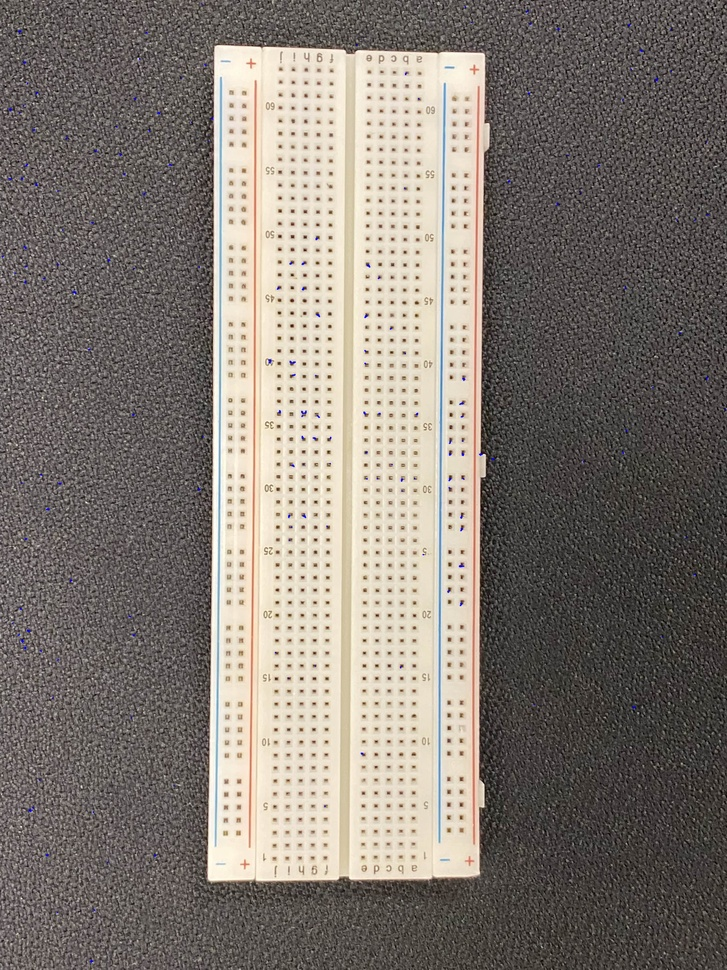
#> input picture src/images/breadboard6.jpg, 727 x 970 px, shrunk from 3024 x 4032 before the run, found by its file name
$ python skew.py
#> lines starting #> are read from the running program, lines starting #| are printed output that depends on the picture; after the words box and inside, x2 and y2 are one past the last pixel; in counts of white or black regions, pixels touching at a corner belong together
import cv2
import numpy as np
import matplotlib.pyplot as plt

# [29 lines left out: function shi_tomashi, not called in this run]


def get_destination_points(corners):
    """
    -Get destination points from corners of warped images
    -Approximating height and width of the rectangle: we take maximum of the 2 widths and 2 heights

    Args:
        corners: list

    Returns:
        destination_corners: list
        height: int
        width: int

    """

    w1 = np.sqrt((corners[0][0] - corners[1][0]) ** 2 + (corners[0][1] - corners[1][1]) ** 2)
    w2 = np.sqrt((corners[2][0] - corners[3][0]) ** 2 + (corners[2][1] - corners[3][1]) ** 2)
    w = max(int(w1), int(w2))

    h1 = np.sqrt((corners[0][0] - corners[2][0]) ** 2 + (corners[0][1] - corners[2][1]) ** 2)
    h2 = np.sqrt((corners[1][0] - corners[3][0]) ** 2 + (corners[1][1] - corners[3][1]) ** 2)
    h = max(int(h1), int(h2))

    destination_corners = np.float32([(0, 0), (w - 1, 0), (0, h - 1), (w - 1, h - 1)])

    print('\nThe destination points are: \n')
    for index, c in enumerate(destination_corners):
        character = chr(65 + index) + "'"
        print(character, ':', c)

    print('\nThe approximated height and width of the original image is: \n', (h, w))
    return destination_corners, h, w


def unwarp(img, src, dst):
    """

    Args:
        img: np.array
        src: list
        dst: list

    Returns:
        un_warped: np.array

    """
    h, w = img.shape[:2]
    H, _ = cv2.findHomography(src, dst, method=cv2.RANSAC, ransacReprojThreshold=3.0)
    print('\nThe homography matrix is: \n', H)
    un_warped = cv2.warpPerspective(img, H, (w, h), flags=cv2.INTER_LINEAR)

    # plot

    f, (ax1, ax2) = plt.subplots(1, 2, figsize=(15, 8))
    # f.subplots_adjust(hspace=.2, wspace=.05)
    ax1.imshow(img)
    ax1.set_title('Original Image')

    x = [src[0][0], src[2][0], src[3][0], src[1][0], src[0][0]]
    y = [src[0][1], src[2][1], src[3][1], src[1][1], src[0][1]]

    ax2.imshow(img)
    ax2.plot(x, y, color='yellow', linewidth=3)
    ax2.set_ylim([h, 0])
    ax2.set_xlim([0, w])
    ax2.set_title('Target Area')

    plt.show()
    return un_warped


# [25 lines left out: function example_one, not called in this run]


def apply_filter(image):
    """
    Define a 5X5 kernel and apply the filter to gray scale image
    Args:
        image: np.array

    Returns:
        filtered: np.array

    """
    gray = cv2.cvtColor(image, cv2.COLOR_RGB2GRAY)
    kernel = np.ones((5, 5), np.float32) / 15
    filtered = cv2.filter2D(gray, -1, kernel)
    plt.imshow(cv2.cvtColor(filtered, cv2.COLOR_BGR2RGB))
    plt.title('Filtered Image')
    plt.show()
    return filtered

def apply_threshold(filtered):
    """
    Apply OTSU threshold

    Args:
        filtered: np.array

    Returns:
        thresh: np.array

    """
    ret, thresh = cv2.threshold(filtered, 250, 255, cv2.THRESH_OTSU)
    plt.imshow(cv2.cvtColor(thresh, cv2.COLOR_BGR2RGB))
    plt.title('After applying OTSU threshold')
    plt.show()
    return thresh

def detect_contour(img, image_shape):
    """

    Args:
        img: np.array()
        image_shape: tuple

    Returns:
        canvas: np.array()
        cnt: list

    """
    canvas = np.zeros(image_shape, np.uint8)
    contours, hierarchy = cv2.findContours(img, cv2.RETR_TREE, cv2.CHAIN_APPROX_NONE)
    cnt = sorted(contours, key=cv2.contourArea, reverse=True)[0]
    cv2.drawContours(canvas, cnt, -1, (0, 255, 255), 3)
    plt.title('Largest Contour')
    plt.imshow(canvas)
    plt.show()

    return canvas, cnt

def detect_corners_from_contour(canvas, cnt):
    """
    Detecting corner points form contours using cv2.approxPolyDP()
    Args:
        canvas: np.array()
        cnt: list

    Returns:
        approx_corners: list

    """
    epsilon = 0.02 * cv2.arcLength(cnt, True)
    approx_corners = cv2.approxPolyDP(cnt, epsilon, True)
    cv2.drawContours(canvas, approx_corners, -1, (255, 255, 0), 10)
    approx_corners = sorted(np.concatenate(approx_corners).tolist())
    print('\nThe corner points are ...\n')
    for index, c in enumerate(approx_corners):
        character = chr(65 + index)
        print(character, ':', c)
        cv2.putText(canvas, character, tuple(c), cv2.FONT_HERSHEY_SIMPLEX, 1, (255, 0, 0), 2, cv2.LINE_AA)

    # Rearranging the order of the corner points
    approx_corners = [approx_corners[i] for i in [0, 2, 1, 3]]

    plt.imshow(canvas)
    plt.title('Corner Points: Douglas-Peucker')
    plt.show()
    return approx_corners

def example_two():
    """
    Skew correction using homography and corner detection using contour points
    Returns: None

    """
    image = cv2.imread('src/images/breadboard6.jpg')
#> image is the input picture: shape (970, 727, 3); mean B, G, R 115, 122.3, 130
    image = cv2.cvtColor(image, cv2.COLOR_BGR2RGB)
    plt.imshow(image)
    plt.title('Original Image')
    plt.show()

    filtered_image = apply_filter(image)
    threshold_image = apply_threshold(filtered_image)
#> in apply_threshold, `ret, thresh = cv2.threshold(filtered, 250, 255, cv2.THRESH_OTSU)`:
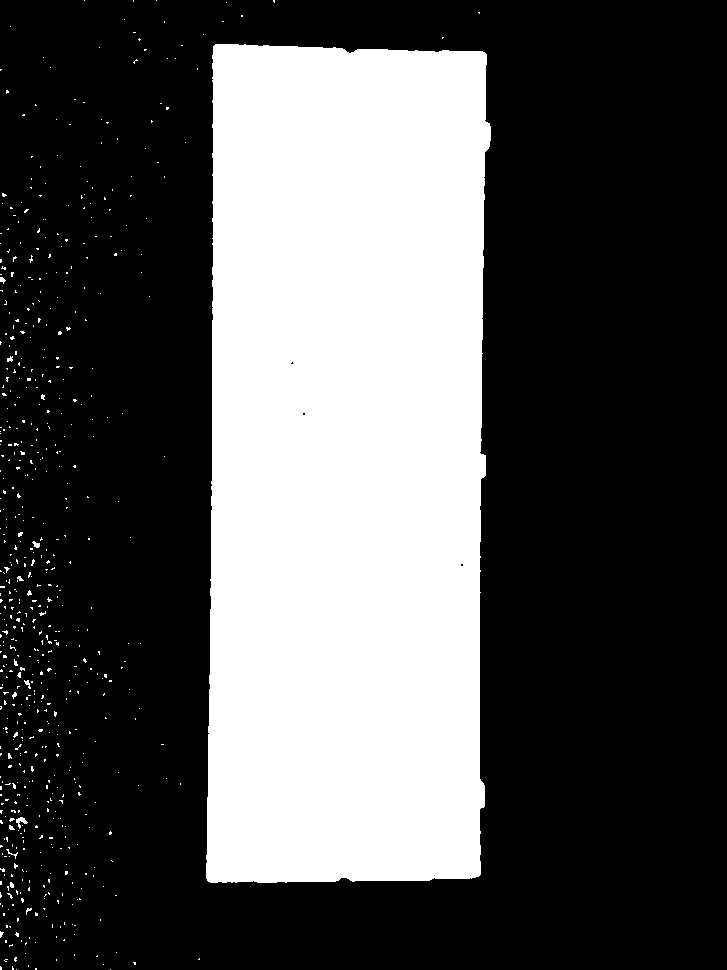
#> thresh: shape (970, 727); 32.5% white; 620 white regions (609 under 20 px), largest, box (x1, y1, x2, y2) and area: (206, 44, 491, 883) 226147, (16, 817, 28, 829) 63, (32, 541, 40, 548) 34
#> in apply_threshold, `ret, thresh = cv2.threshold(filtered, 250, 255, cv2.THRESH_OTSU)`: ret = 194

    cnv, largest_contour = detect_contour(threshold_image, image.shape)
#> in detect_contour, `contours, hierarchy = cv2.findContours(img, cv2.RETR_TREE, cv2.CHAIN_A..`: contours = 623 contours, 620 with area under 20; largest, box (x1, y1, x2, y2) and area: (206, 44, 491, 883) 225053, (16, 817, 28, 829) 44, (32, 541, 40, 548) 24
#> in detect_contour, `cnt = sorted(contours, key=cv2.contourArea, reverse=True)[0]`: cnt = contour of 2208 points, box (x1, y1, x2, y2) (206, 44, 491, 883), area 225053
#> largest_contour has the same summary as cnt in detect_contour
    corners = detect_corners_from_contour(cnv, largest_contour)
#> in detect_corners_from_contour, `epsilon = 0.02 * cv2.arcLength(cnt, True)`: epsilon = 45.65
#> in detect_corners_from_contour, `approx_corners = cv2.approxPolyDP(cnt, epsilon, True)`: approx_corners = [[215, 44], [206, 878], [475, 877], [486, 54]]
#> in detect_corners_from_contour, `cv2.drawContours(canvas, approx_corners, -1, (255, 255, 0), 10)`:
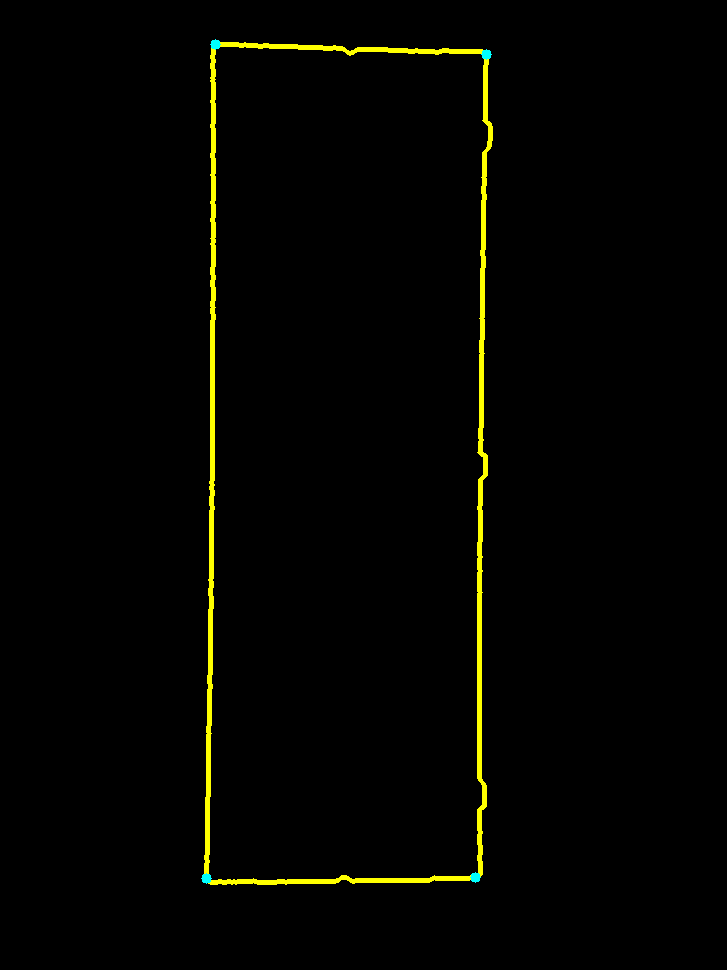
#> canvas: shape (970, 727, 3); mean of channels 0, 1, 2 0.1, 4, 3.9; drawn as B, G, R
#> in detect_corners_from_contour, `approx_corners = sorted(np.concatenate(approx_corners).tolist())`: approx_corners = [[206, 878], [215, 44], [475, 877], [486, 54]]
#> the loop in detect_corners_from_contour, `for index, c in enumerate(approx_corners):` made 4 passes
#> (printed output is left out)
#> after the loop in detect_corners_from_contour, `for index, c in enumerate(approx_corners):`:
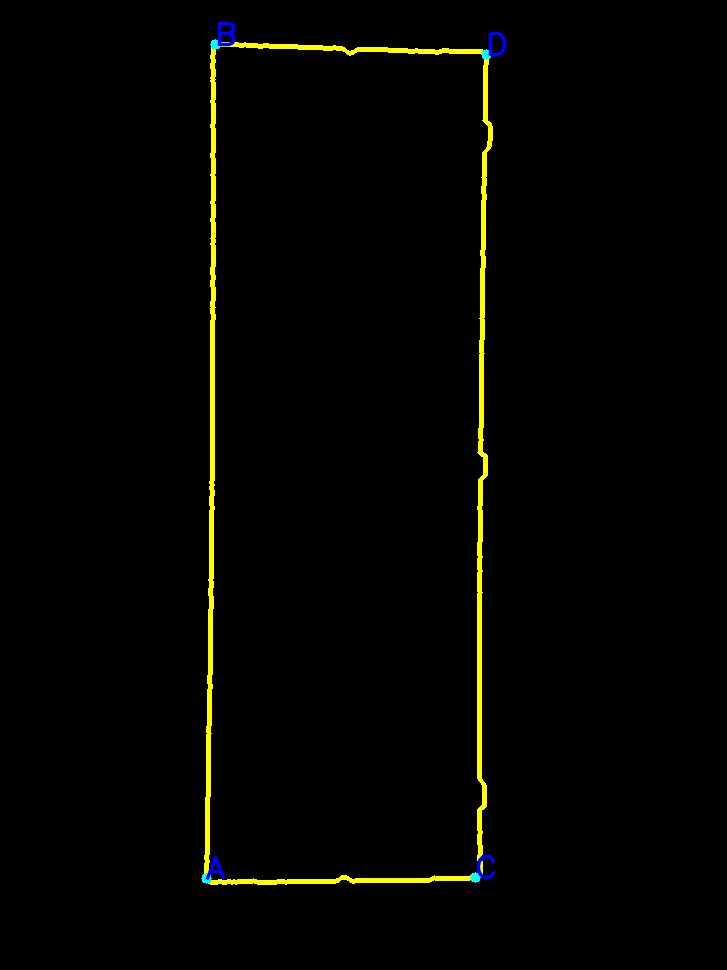
#> canvas: shape (970, 727, 3); 0.17% of pixels changed, all inside (x1, y1, x2, y2) = (205, 21, 507, 881); drawn as B, G, R
#> in detect_corners_from_contour, `approx_corners = [approx_corners[i] for i in [0, 2, 1, 3]]`: approx_corners = [[206, 878], [475, 877], [215, 44], [486, 54]]
#> corners = [[206, 878], [475, 877], [215, 44], [486, 54]]

    destination_points, h, w = get_destination_points(corners)
#> in get_destination_points, `w1 = np.sqrt((corners[0][0] - corners[1][0]) ** 2 + (corners[0][1] - c..`: w1 = 269
#> in get_destination_points, `w2 = np.sqrt((corners[2][0] - corners[3][0]) ** 2 + (corners[2][1] - c..`: w2 = 271.2
#> in get_destination_points, `w = max(int(w1), int(w2))`: w = 271
#> in get_destination_points, `h1 = np.sqrt((corners[0][0] - corners[2][0]) ** 2 + (corners[0][1] - c..`: h1 = 834
#> in get_destination_points, `h2 = np.sqrt((corners[1][0] - corners[3][0]) ** 2 + (corners[1][1] - c..`: h2 = 823.1
#> in get_destination_points, `h = max(int(h1), int(h2))`: h = 834
#> in get_destination_points, `destination_corners = np.float32([(0, 0), (w - 1, 0), (0, h - 1), (w -..`: destination_corners = [[0, 0], [270, 0], [0, 833], [270, 833]]
#> the loop in get_destination_points, `for index, c in enumerate(destination_corners):` made 4 passes
#> (printed output is left out)
#| The approximated height and width of the original image is:
#|  (834, 271)
#> destination_points = [[0, 0], [270, 0], [0, 833], [270, 833]]; h = 834; w = 271
    un_warped = unwarp(image, np.float32(corners), destination_points)
#> in unwarp, `H, _ = cv2.findHomography(src, dst, method=cv2.RANSAC, ransacReprojThr..`: H = [[0.972, 0.0105, -209.5], [-0.00367, -0.988, 868.3], [-4.78e-05, -9.91e-06, 1]]
#| The homography matrix is:
#|  [[ 9.72236482e-01  1.04917606e-02 -2.09492481e+02]
#|  [-3.67337114e-03 -9.88136836e-01  8.68340857e+02]
#|  [-4.78168060e-05 -9.90908710e-06  1.00000000e+00]]
#> in unwarp, `un_warped = cv2.warpPerspective(img, H, (w, h), flags=cv2.INTER_LINEAR)`:
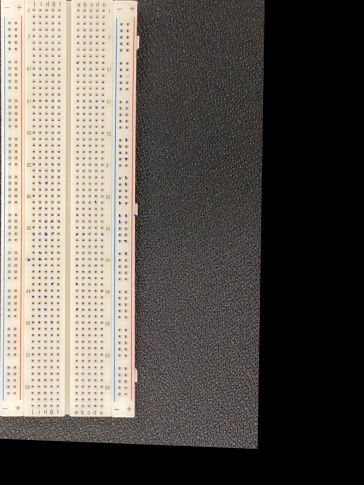
#> un_warped: shape (970, 727, 3) (shown at 1/2 size); mean R, G, B 96.9, 91.4, 84.8
#> in unwarp, `x = [src[0][0], src[2][0], src[3][0], src[1][0], src[0][0]]`: x = [206, 215, 486, 475, 206]
#> in unwarp, `y = [src[0][1], src[2][1], src[3][1], src[1][1], src[0][1]]`: y = [878, 44, 54, 877, 878]
#> in unwarp, `plt.show()`:
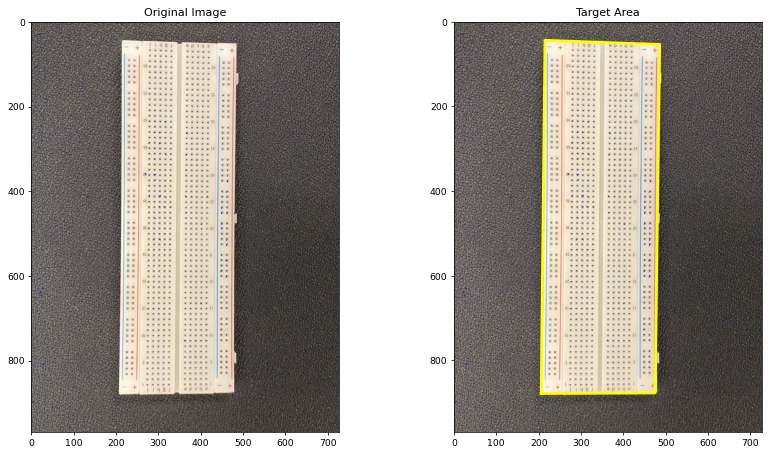
#> figure drawn by matplotlib, 2 panels

    cropped = un_warped[0:h, 0:w]
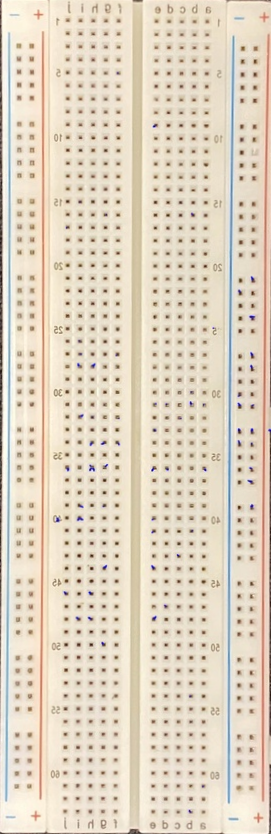
#> cropped: shape (834, 271, 3); mean R, G, B 225.4, 212.8, 194
    f, (ax1, ax2) = plt.subplots(1, 2, figsize=(15, 8))
    # f.subplots_adjust(hspace=.2, wspace=.05)
    ax1.imshow(un_warped)
    ax2.imshow(cropped)

    plt.show()


if __name__ == '__main__':
    # example_one()
    example_two()

$ run again, with src/images/breadboard10.jpg copied over src/images/breadboard6.jpg
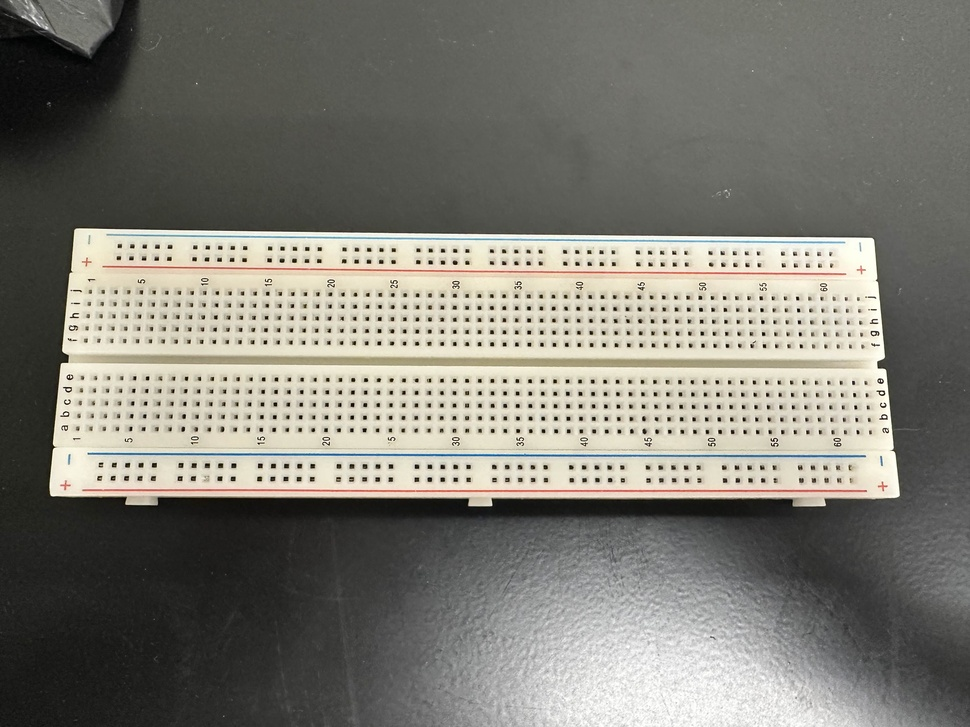
#> input picture src/images/breadboard10.jpg, 970 x 727 px, shrunk from 4032 x 3024 before the run, found by its file name
#> in example_two, image is the input picture: shape (727, 970, 3); mean B, G, R 116.4, 124.8, 126.5
#> thresh: shape (727, 970); 54.1% white; 191 black regions (181 under 20 px), largest, box (x1, y1, x2, y2) and area: (0, 0, 970, 727) 322912, (495, 31, 502, 47) 71, (33, 0, 43, 10) 51
#> ret = 170
#> contours = 233 contours, 215 with area under 20; largest, box (x1, y1, x2, y2) and area: (49, 227, 901, 507) 219864, (486, 0, 970, 232) 83638, (399, 528, 952, 727) 69890, (9, 0, 111, 52) 2962, (917, 530, 970, 613) 2620
#> cnt = contour of 2216 points, box (x1, y1, x2, y2) (49, 227, 901, 507), area 219864
#> largest_contour has the same summary as cnt in detect_contour
#> epsilon = 45.36
#> in detect_corners_from_contour, `approx_corners = cv2.approxPolyDP(cnt, epsilon, True)`: approx_corners = [[73, 231], [52, 496], [900, 496], [873, 236]]
#> in detect_corners_from_contour, `approx_corners = sorted(np.concatenate(approx_corners).tolist())`: approx_corners = [[52, 496], [73, 231], [873, 236], [900, 496]]
#> the loop in detect_corners_from_contour, `for index, c in enumerate(approx_corners):` made 4 passes
#> (printed output is left out)
#> after the loop in detect_corners_from_contour, `for index, c in enumerate(approx_corners):`:
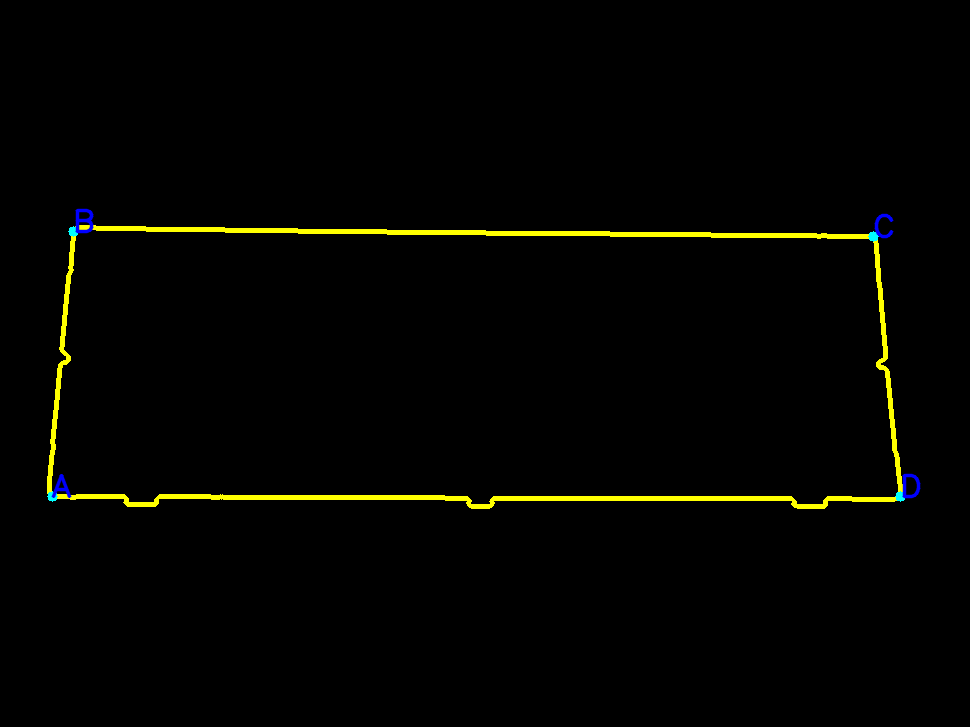
#> canvas: shape (727, 970, 3); mean of channels 0, 1, 2 0.4, 4, 3.9; drawn as B, G, R
#> in detect_corners_from_contour, `approx_corners = [approx_corners[i] for i in [0, 2, 1, 3]]`: approx_corners = [[52, 496], [873, 236], [73, 231], [900, 496]]
#> w1 = 861.2
#> w2 = 868.4
#> in get_destination_points, `w = max(int(w1), int(w2))`: w = 868
#> h1 = 265.8
#> h2 = 261.4
#> in get_destination_points, `h = max(int(h1), int(h2))`: h = 265
#> destination_corners = [[0, 0], [867, 0], [0, 264], [867, 264]]
#> the loop in get_destination_points, `for index, c in enumerate(destination_corners):` made 4 passes
#> (printed output is left out)
#| The approximated height and width of the original image is:
#|  (265, 868)
#> in example_two, `destination_points, h, w = get_destination_points(corners)`: h = 265; w = 868
#> H = [[-0.906, -0.0718, 82.71], [-0.276, -0.871, 446.4], [-0.00211, 2.79e-05, 1]]
#| The homography matrix is:
#|  [[-9.05856354e-01 -7.17848432e-02  8.27098127e+01]
#|  [-2.75831693e-01 -8.70991614e-01  4.46355089e+02]
#|  [-2.11094606e-03  2.79165804e-05  1.00000000e+00]]
#> x = [52, 73, 900, 873, 52]
#> y = [496, 231, 496, 236, 496]
#> in example_two, `cropped = un_warped[0:h, 0:w]`:
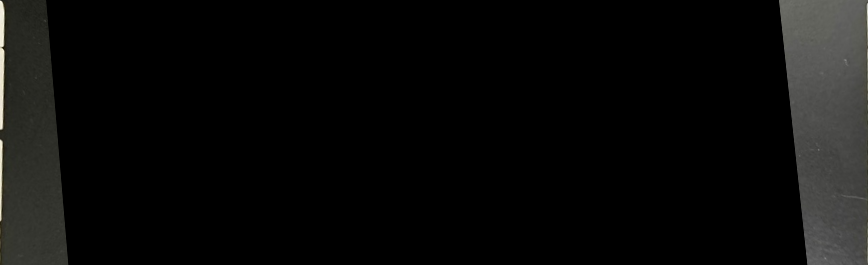
#> cropped: shape (265, 868, 3); mean R, G, B 10.5, 10.6, 9.9
